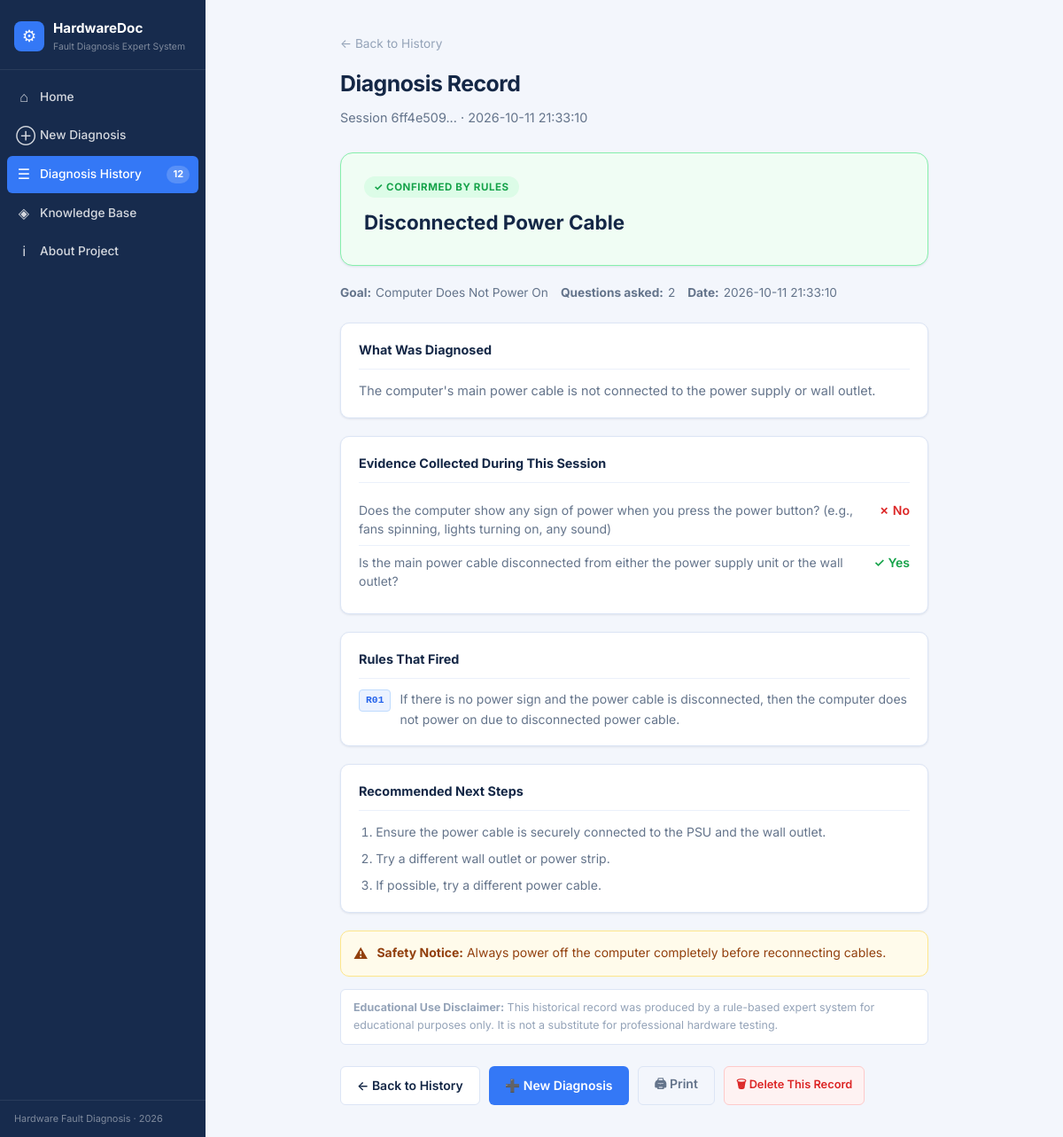
Screenshot of /history/6ff4e509-542d-4a4e-8eee-adfa3b5587d0 with the database file from the repository.
### tables this page shows
CREATE TABLE diagnosis_sessions (
                session_id      TEXT PRIMARY KEY,
                created_at      TEXT NOT NULL,
                goal_id         TEXT NOT NULL,
                goal_label      TEXT NOT NULL,
                conclusion_id   TEXT,
                conclusion_label TEXT NOT NULL,
                status_label    TEXT NOT NULL,
                confidence      TEXT NOT NULL,
                questions_asked INTEGER NOT NULL DEFAULT 0,
                answers_json    TEXT NOT NULL,
                result_json     TEXT NOT NULL,
                inference_summary TEXT NOT NULL
            );

### app.py (the view)
@app.route("/history/<session_id>")
def history_detail(session_id):
    record = get_session_detail(session_id)
    if not record:
        abort(404)
    return render_template("history_detail.html", record=record)

### app.py (called while the page is built)
@app.context_processor
def inject_globals():
    return {
        "app_name": "HardwareDoc",
        "current_year": datetime.now().year,
        "kb_errors": KB["validation_errors"],
        "history_count": count_sessions(),
    }

### database/history.py (called while the page is built)
def get_db_path() -> str:
    os.makedirs(os.path.dirname(DB_PATH), exist_ok=True)
    return DB_PATH

def get_connection(db_path: str | None = None) -> sqlite3.Connection:
    path = db_path or get_db_path()
    conn = sqlite3.connect(path)
    conn.row_factory = sqlite3.Row
    return conn

def init_db(db_path: str | None = None) -> None:
    with get_connection(db_path) as conn:
        conn.execute("""
            CREATE TABLE IF NOT EXISTS diagnosis_sessions (
                session_id      TEXT PRIMARY KEY,
                created_at      TEXT NOT NULL,
                goal_id         TEXT NOT NULL,
                goal_label      TEXT NOT NULL,
                conclusion_id   TEXT,
                conclusion_label TEXT NOT NULL,
                status_label    TEXT NOT NULL,
                confidence      TEXT NOT NULL,
                questions_asked INTEGER NOT NULL DEFAULT 0,
                answers_json    TEXT NOT NULL,
                result_json     TEXT NOT NULL,
                inference_summary TEXT NOT NULL
            )
        """)
        conn.commit()

def get_session_detail(session_id: str, db_path: str | None = None) -> dict | None:
    init_db(db_path)
    with get_connection(db_path) as conn:
        row = conn.execute(
            """
            SELECT * FROM diagnosis_sessions WHERE session_id = ?
            """,
            (session_id,),
        ).fetchone()
    if not row:
        return None
    record = dict(row)
    try:
        record["answers"] = json.loads(record["answers_json"])
    except Exception:
        record["answers"] = []
    try:
        record["result"] = json.loads(record["result_json"])
    except Exception:
        record["result"] = {}
    try:
        record["inference_summary"] = json.loads(record["inference_summary"])
    except Exception:
        record["inference_summary"] = {}
    return record

def count_sessions(db_path: str | None = None) -> int:
    init_db(db_path)
    with get_connection(db_path) as conn:
        row = conn.execute(
            "SELECT COUNT(*) as cnt FROM diagnosis_sessions"
        ).fetchone()
    return row["cnt"] if row else 0

### templates/history_detail.html (shortened to what this page needs)
{% extends "base.html" %}
{% block content %}
<div class="page-inner page-narrow">
  <div class="page-header">
    <a href="{{ url_for('history') }}" class="back-link" id="back-to-history">← Back to History</a>
    <h1 class="page-title">Diagnosis Record</h1>
    <p class="page-subtitle">Session {{ record.session_id[:8] }}... · {{ record.created_at | replace('T', ' ') }}</p>
  </div>
  <div class="result-header result-{{ record.confidence }}">
    <div class="result-status-badge">
      {% if record.confidence == 'confirmed' %}✓ Confirmed by Rules
      {% elif record.confidence == 'suspected' %}⚠ Suspected
      {% else %}◌ Insufficient Evidence
      {% endif %}
    </div>
    <h2 class="result-title">{{ record.conclusion_label }}</h2>
  </div>
  <div class="result-meta">
    <span class="result-meta-item">
      <strong>Goal:</strong> {{ record.goal_label }}
    </span>
    <span class="result-meta-item">
      <strong>Questions asked:</strong> {{ record.questions_asked }}
    </span>
    <span class="result-meta-item">
      <strong>Date:</strong> {{ record.created_at | replace('T', ' ') }}
    </span>
  </div>
  {% if record.inference_summary %}
  {% set snap = record.inference_summary %}
  {% if snap.conclusion_description %}
  <div class="result-section">
    <h2 class="result-section-title">What Was Diagnosed</h2>
    <p class="result-description">{{ snap.conclusion_description }}</p>
  </div>
  {% endif %}
  {% if snap.known_facts %}
  <div class="result-section">
    <h2 class="result-section-title">Evidence Collected During This Session</h2>
    <div class="facts-table">
      {% for fact in snap.known_facts %}
      <div class="fact-row">
        <span class="fact-question">{{ fact.question }}</span>
        <span class="fact-answer answer-{{ fact.answer }}">
          {% if fact.answer == 'yes' %}✓ Yes
          {% elif fact.answer == 'no' %}✗ No
          {% else %}? Unknown{% endif %}
        </span>
      </div>
      {% endfor %}
    </div>
  </div>
  {% endif %}
  {% if snap.fired_rules %}
  <div class="result-section">
    <h2 class="result-section-title">Rules That Fired</h2>
    <div class="rules-list">
      {% for rule in snap.fired_rules %}
      <div class="rule-item">
        <span class="rule-id-badge">{{ rule.id }}</span>
        <span class="rule-desc">{{ rule.description }}</span>
      </div>
      {% endfor %}
    </div>
  </div>
  {% endif %}
  {% if snap.next_steps %}
  <div class="result-section">
    <h2 class="result-section-title">Recommended Next Steps</h2>
    <ol class="next-steps-list">
      {% for step in snap.next_steps %}
      <li>{{ step }}</li>
      {% endfor %}
    </ol>
  </div>
  {% endif %}
  {% if snap.safety_note %}
  <div class="safety-note" role="note">
    <span class="safety-icon" aria-hidden="true">⚠</span>
    <div><strong>Safety Notice:</strong> {{ snap.safety_note }}</div>
  </div>
  {% endif %}
  {% endif %}
  <div class="disclaimer" role="note">
    <strong>Educational Use Disclaimer:</strong> This historical record was produced by a
    rule-based expert system for educational purposes only. It is not a substitute for
    professional hardware testing.
  </div>
  <div class="result-actions">
    <a href="{{ url_for('history') }}" class="btn btn-secondary" id="hist-back-btn">← Back to History</a>
    <a href="{{ url_for('diagnosis_new') }}" class="btn btn-primary" id="hist-new-diag-btn">➕ New Diagnosis</a>
    <button onclick="window.print()" class="btn btn-ghost" id="hist-print-btn">🖨 Print</button>
    <button class="btn btn-danger btn-sm"
            onclick="confirmDeleteRecord('{{ record.session_id }}')"
            id="hist-delete-btn">
      🗑 Delete This Record
    </button>
  </div>
</div>
{% endblock %}

### rows the page displays
diagnosis_sessions: created_at "2026-10-11 21:33:10", conclusion_label "Disconnected Power Cable", goal_label "Computer Does Not Power On", questions_asked "2"

### other values shown
{{ history_count }} "12"
{{ record.session_id[:8] }} "6ff4e509"
{{ snap.conclusion_description }} "The computer's main power cable is not connected to the power supply or wall outlet."
{{ fact.question }} "Does the computer show any sign of power when you press the power button? (e.g., fans spinning, lights turning on, any sound)" "Is the main power cable disconnected from either the power supply unit or the wall outlet?"
{{ rule.id }} "R01"
{{ rule.description }} "If there is no power sign and the power cable is disconnected, then the computer does not power on due to disconnected power cable."
{{ step }} "Ensure the power cable is securely connected to the PSU and the wall outlet." "Try a different wall outlet or power strip." "If possible, try a different power cable."
{{ snap.safety_note }} "Always power off the computer completely before reconnecting cables."
